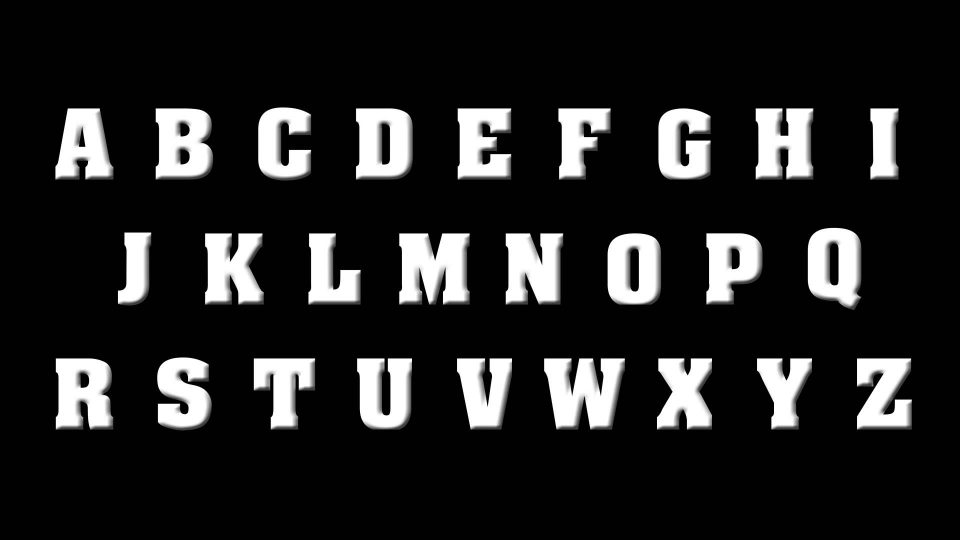
#> input picture wk5/letters.jpg, 1920 x 1080 px (shown at 1/2 size)
$ python workingWithColorHistograms.py --image letters.jpg
#> lines starting #> are read from the running program, lines starting #| are printed output that depends on the picture
#http://blog.ayoungprogrammer.com/2013/01/equation-ocr-part-1-using-contours-to.html/
#matlab example -- https://www.mathworks.com/help/vision/examples/automatically-detect-and-recognize-text-in-natural-images.html
#python3 workingWithHistograms.py --image letters.jpg


##if we need blank canvas for later..
##canvas = np.zeros((colSize+1,rowSize+1,3), dtype="uint8")


#IDEAS
#Object detection with histograms
#   Faces --

import argparse
import cv2
import numpy as np
from matplotlib import pyplot as plt


def draw_image_histogram(image, channels, color='k'):
    hist = cv2.calcHist([image], channels, None, [256], [0, 256])
    plt.plot(hist, color=color)
    plt.xlim([0, 256])


def show_grayscale_histogram(image):
    grayscale_image = cv2.cvtColor(image, cv2.COLOR_BGR2GRAY)
    cv2.imshow("image", grayscale_image)
    cv2.waitKey(0)
    draw_image_histogram(grayscale_image, [0])
    plt.show()

ap = argparse.ArgumentParser()
ap.add_argument("-i", "--image", required=True,
           help="Path to the image")
args = vars(ap.parse_args())

image = cv2.imread(args["image"])
#> image is the input picture: shape (1080, 1920, 3); min 0, max 255, mean 36

rowSize = image.shape[1]
#> rowSize = 1920
colSize = image.shape[0]
#> colSize = 1080

cv2.imshow("origional image", image)
cv2.waitKey(0)


#canvas = np.zeros((colSize+1,rowSize+1,3), dtype="uint8")


####### RESIZING ########

#define new image width to be 150
#so we need to compute ratio of old height to new height thus..
r = 450 / image.shape[1]
#> r = 0.234
dim = (450, int(image.shape[0] * r))
#> dim = (450, 253)
resized = cv2.resize(image, dim, interpolation = cv2.INTER_AREA)
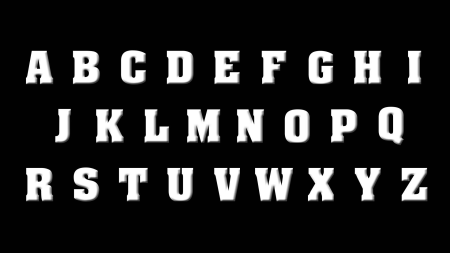
#> resized: shape (253, 450, 3); min 0, max 255, mean 36

cv2.imshow("resized with width: {}".format("450"), resized)
cv2.waitKey(0)


## setup plot with matplotlib

plt.figure()
plt.title(" 'flattened' color hist")
plt.xlabel("bins")
plt.ylabel("# pixels per bin")


##### calculating histograms

#cv2.calcHist(images, channels, mask, bins, ranges)


#######  calc COLOR hist STEPS #######
    # 1) split image into color channels not bgr because openCV stores image in numPy in REVERSE order

chans = cv2.split(resized)
    #note not rgb because reversed as mentioned above
colors = ("b", "g", "r")

for (chan, color) in zip(chans, colors):
    #same as grayscale code except we are calculating hist for each channel
    hist = cv2.calcHist([chan], [0], None, [256], [0,256])
    plt.plot(hist, color = color)
    plt.xlim([0,256])
#> this loop made 3 passes
#> color on passes 1 to 3: 'b', 'g', 'r'


##plot with matplotlib *Note: Setup done at top

#plot histogram
plt.plot(hist)


plt.show()
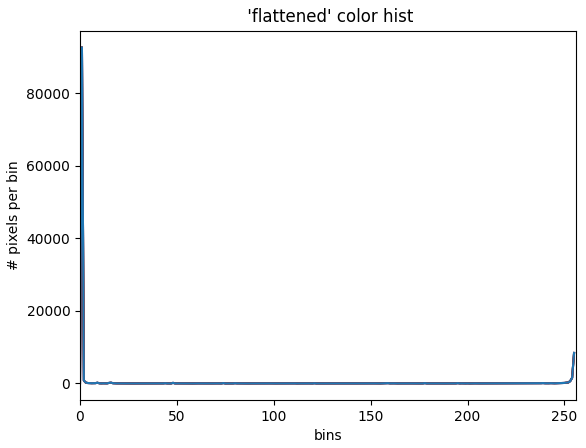
#> figure drawn by matplotlib, 1 panel; curve peaks at x = 1, y = 92665; curve peaks at x = 1, y = 92665; curve peaks at x = 1, y = 92665
cv2.waitKey(0)


#### 2D Histo

fig = plt.figure()

#2D color histo for G and B
ax = fig.add_subplot(131)
hist = cv2.calcHist([chans[1], chans[0]], [0,1], None, [32,32], [0,256,0,256])
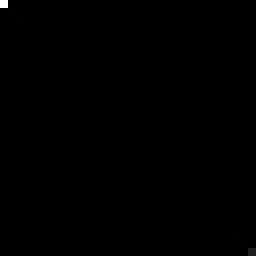
#> hist: shape (32, 32) float32 (shown 8 times larger); min 0, max 94083, mean 111.2; drawn with min black and max white
p = ax.imshow(hist, interpolation= "nearest")
ax.set_title("2D color histo for G and B")
plt.colorbar(p)

#2D color histo for G and B
ax = fig.add_subplot(132)
hist = cv2.calcHist([chans[1], chans[2]], [0,1], None, [32,32], [0,256,0,256])
p = ax.imshow(hist, interpolation= "nearest")
ax.set_title("2D color histo for G and R")
plt.colorbar(p)

#2D color histo for G and B
ax = fig.add_subplot(133)
hist = cv2.calcHist([chans[0], chans[2]], [0,1], None, [32,32], [0,256,0,256])
p = ax.imshow(hist, interpolation= "nearest")
ax.set_title("2D color histo for B and R")
plt.colorbar(p)

plt.show()
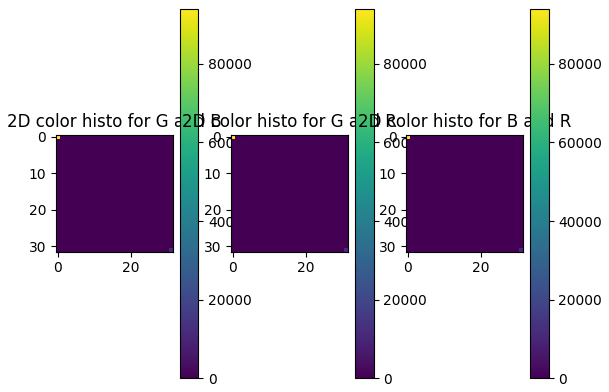
#> figure drawn by matplotlib, 6 panels
cv2.waitKey(0)

$ run again, with wk5/A.png saved as wk5/letters.jpg
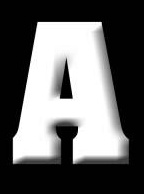
#> input picture wk5/A.png, 144 x 194 px
#> image is the input picture: shape (194, 144, 3); min 0, max 255, mean 99.3
#> the loop `for (chan, color) in zip(chans, colors):` made 3 passes
#> color on passes 1 to 3: 'b', 'g', 'r'
#> `plt.show()`:
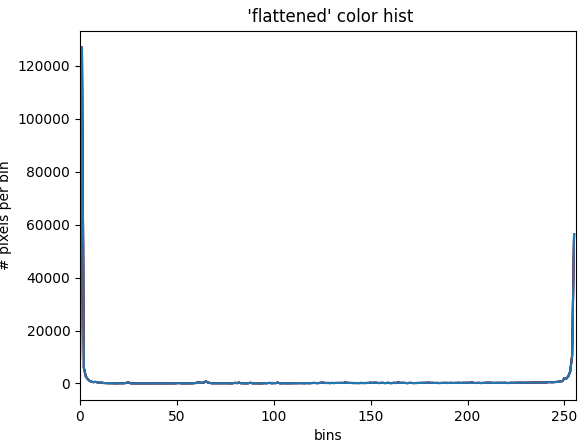
#> figure drawn by matplotlib, 1 panel; curve peaks at x = 1, y = 126940; curve peaks at x = 1, y = 126940; curve peaks at x = 1, y = 126940

$ run again, with wk5/B.png saved as wk5/letters.jpg
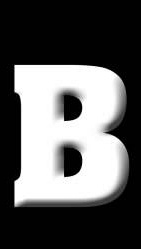
#> input picture wk5/B.png, 141 x 249 px
#> image is the input picture: shape (249, 141, 3); min 0, max 255, mean 91
#> the loop `for (chan, color) in zip(chans, colors):` made 3 passes
#> color on passes 1 to 3: 'b', 'g', 'r'
#> `plt.show()`:
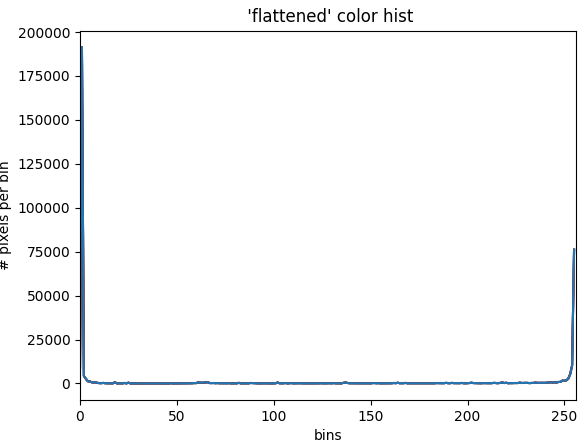
#> figure drawn by matplotlib, 1 panel; curve peaks at x = 1, y = 191275; curve peaks at x = 1, y = 191275; curve peaks at x = 1, y = 191275
